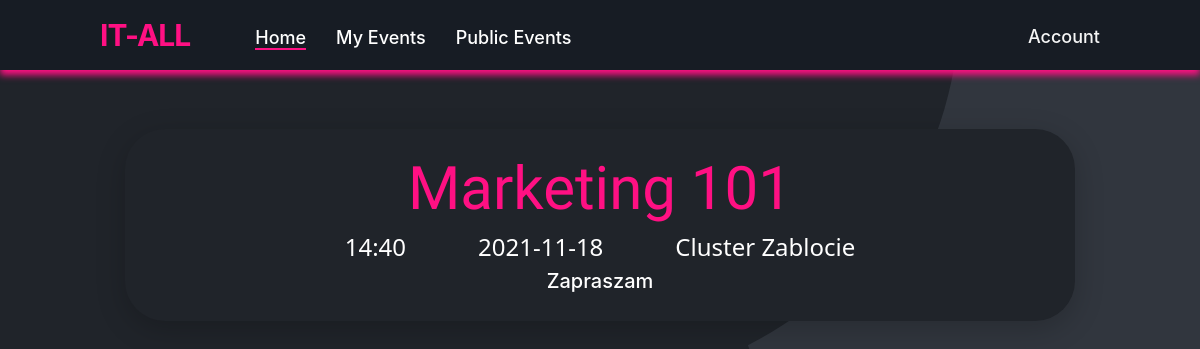
Page /schedule (signed in) on the committed database.
### website/models.py (models this page shows)
class Tournament(db.Model):
    id = db.Column(db.Integer,primary_key=True)
    user_id = db.Column(db.Integer,db.ForeignKey('user.id'))
    name = db.Column(db.String(150))
    date = db.Column(db.Date)
    time = db.Column(db.Time)
    location = db.Column(db.String(150))
    discipline = db.Column(db.String(150))
    type = db.Column(db.String(150))
    description = db.Column(db.String(5000))
    status = db.Column(db.String(150), default="upcoming")
    is_public = db.Column(db.Boolean(),default=False)
    current_round_number = db.Column(db.Integer(),default=0)
    max_part = db.Column(db.Integer(),default = 100000000)
    partNumber = db.Column(db.Integer(),default = 0)
    edited_dual_id = db.Column(db.Integer())
    rounds = db.relationship('Round')
    duals = db.relationship('Dual')
    opponents = db.relationship('Opponent')
    standings = db.relationship('Standing')
    participants = db.relationship('User')

### website/views.py (the view)
@views.route('/schedule')
@login_required
def schedule():
    tournamentDTO = TournamentController()
    tournamentDTO.Load(current_user.current_tournament_id)
    return render_template("schedule.html", user=current_user, tournament=tournamentDTO.tournament)

### website/Classes.py (called while the page is built)
    def Load(self, id):
        self.tournament = Tournament.query.get(id)

### website/__init__.py (called while the page is built)
def create_app():
    app = Flask(__name__)
    app.config['SECRET_KEY'] = 'kjabwdlajbal'
    app.config['SQLALCHEMY_DATABASE_URI'] = f'sqlite:///{DB_NAME}'
    app.config['SQLALCHEMY_TRACK_MODIFICATIONS'] = False
    db.init_app(app)  # inicjowanie bazy danych dla aplikacji
    from .views import views
    from .auth import auth
    app.register_blueprint(views, url_prefix='/')
    app.register_blueprint(auth, url_prefix='/')
    from .models import User
    create_datebase(app)
    login_manager = LoginManager()
    login_manager.login_view = 'auth.login'
    login_manager.init_app(app)
    @login_manager.user_loader
    def load_user(id):
        return User.query.get(int(id))
    return app

### website/templates/schedule.html (shortened to what this page needs)
{% extends "base.html" %} {% block title %}Schedule{% endblock %} {% block content %}
<section class="schedule_box_container container_schedule">
    <br />
    <h3 style="color: #FF1083;" align="center">{{tournament.name}}</h3>
    <h4 align="center" style="color: white;">{{tournament.time.strftime("%H:%M")}}&emsp;&emsp;&emsp;{{tournament.date}}&emsp;&emsp;&emsp;{{tournament.location}}</h4>
    <div style="margin-right: 5%; margin-left:5%">
          <h5 align="center" style="color: white; ">
          {{tournament.description}}</h5>
  </div>
        </div>
        <br>
{% endblock %}

### website/static/style.css (style rules this page uses)
html { scroll-behavior: smooth; }
body { background-image: url("../static/bgp.png"); scroll-behavior: smooth; overflow: overlay; background-repeat: no-repeat; background-attachment: fixed; }
h3 { color: whitesmoke; font-family: "Stick No Bills", sans-serif; font-size: 60px; }
.schedule_box_container { background-color: #20242a; height: 250px; width: 700px; box-shadow: 0 8px 30px 0 rgba(0, 0, 0, 0.2); border-radius: 40px; }
.container_schedule { width: 950px; height: auto; margin: 0 auto; margin-top: 5%; display: flex; flex-direction: column; padding-bottom: 20px; }
h4 { font-family: "Segoe UI", Tahoma, Geneva, Verdana, sans-serif; }

### rows in the picture
Tournament: name "Marketing 101", time "14:40", date "2021-11-18", location "Cluster Zablocie", description "Zapraszam"
